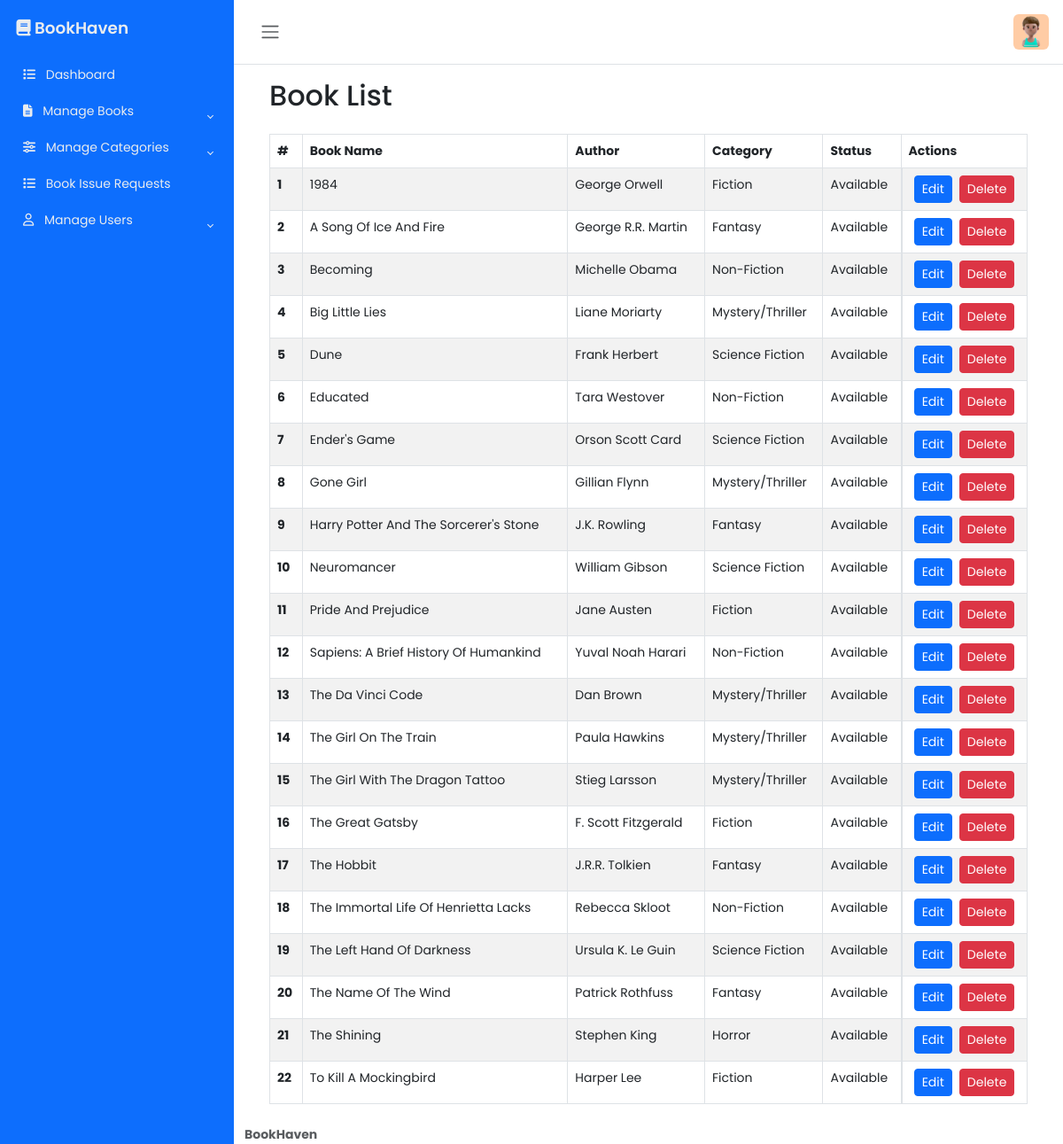
Screenshot of /manage/view-books.php (signed in) with the database file from the repository.
### tables this page shows
CREATE TABLE `books` (
  `book_id` int(11) NOT NULL,
  `book_name` varchar(255) NOT NULL,
  `book_image` varchar(100) NOT NULL,
  `book_category` int(11) NOT NULL,
  `book_author` int(11) NOT NULL,
  `book_status` int(11) NOT NULL
);

CREATE TABLE `book_authors` (
  `book_authors_id` int(11) NOT NULL,
  `author_name` varchar(50) NOT NULL
);

CREATE TABLE `book_categories` (
  `book_categories_id` int(11) NOT NULL,
  `book_categories_name` varchar(50) NOT NULL,
  `book_categories_status` int(11) NOT NULL
);

CREATE TABLE `book_status` (
  `book_status_id` int(11) NOT NULL,
  `status` enum('available','borrowed','unavailable') NOT NULL
);

### manage/view-books.php (the view, shortened to what this page needs)
<?php
    require_once "../database/dbh.php";
    $query = "SELECT
        b.book_id,
        b.book_name,
        b.book_image,
        c.book_categories_name AS book_category,
        a.author_name AS book_author,
        -- b.book_status
        s.status AS book_status,
        s.book_status_id AS book_status_id
        FROM
            books b
        JOIN
            book_categories c ON b.book_category = c.book_categories_id
        JOIN
            book_authors a ON b.book_author = a.book_authors_id
        JOIN
            book_status s ON b.book_status = s.book_status_id  -- Join with book_status table
        ORDER BY book_name ASC";
    $stmt = $pdo->prepare($query);
    $stmt->execute();
    $books = $stmt->fetchAll(PDO::FETCH_ASSOC);
?>
<!DOCTYPE html>
<html lang="en">
<head>
    <link href="https://cdn.jsdelivr.net/npm/bootstrap@5.3.3/dist/css/bootstrap.min.css" rel="stylesheet">
    <link rel="stylesheet" href="https://cdnjs.cloudflare.com/ajax/libs/twitter-bootstrap/5.3.0/css/bootstrap.min.css">
    <link rel="stylesheet" href="https://cdn.datatables.net/2.1.8/css/dataTables.bootstrap5.css">
    <link rel="stylesheet" href="../css/main.css">
</head>
<body>
<div class="wrapper">
        <?php include('../includes/sidebar.php'); ?>
        <div class="main">
            <?php include('../includes/navbar.php'); ?>
            <main class="content px-3 py-2">
            <div class="container-fluid">
                <div class="container mt-2">
                    <h2 class="mb-4">Book List</h2>
                    <div class="table-responsive">
                        <table id="myTable" class="table table-striped table-bordered">
                            <thead>
                                <tr>
                                    <th scope="col">#</th>
                                    <th scope="col">Book Name</th>
                                    <th scope="col">Author</th>
                                    <th scope="col">Category</th>
                                    <th scope="col">Status</th>
                                    <th scope="col">Actions</th>
                                </tr>
                            </thead>
                            <tbody>
                                <?php if (count($books) > 0): ?>
                                    <?php foreach ($books as $index => $book): ?>
                                        <tr>
                                            <th scope="row"><?php echo $index + 1; ?></th>
                                            <td class="text-truncate text-capitalize"><?php echo htmlspecialchars($book['book_name']); ?></td>
                                            <td class="text-truncate text-capitalize"><?php echo htmlspecialchars($book['book_author']); ?></td>
                                            <td class="text-truncate text-capitalize"><?php echo htmlspecialchars($book['book_category']); ?></td>
                                            <td class="text-truncate text-capitalize"><?php echo htmlspecialchars($book['book_status']); ?></td>
                                            <td class="d-flex flex-column flex-sm-row justify-content-center">
                                                <button class="btn edit-book btn-primary btn-sm mb-2 mb-sm-0 me-sm-2" data-bs-toggle="modal" data-bs-target="#editBookModal" data-book-id="<?php echo $book['book_id']; ?>" data-book-status="<?php echo $book['book_status_id']; ?>">Edit</button>
                                                <button class="btn delete-book btn-danger btn-sm" data-book-id="<?php echo $book['book_id']; ?>">Delete</button>
                                            </td>
                                        </tr>
                                    <?php endforeach; ?>
                                <?php else: ?>
                                    <tr>
                                        <td colspan="5" class="text-center">No records found</td>
                                    </tr>
                                <?php endif; ?>
                            </tbody>
                        </table>
                    </div>
                </div>
            </div>
        </main>
            <footer class="footer">
                <div class="container-fluid">
                    <div class="row text-muted">
                        <div class="col-12 text-start">
                            <p class="mb-0">
                                <a href="../pages/dashboard.php" class="text-muted">
                                    <strong>BookHaven</strong>
                                </a>
                            </p>
                        </div>
                    </div>
                </div>
            </footer>
        </div>
    </div>
</body>
</html>

### css/main.css (style rules this page uses)
body { font-family: 'Poppins', sans-serif; font-size: 0.875rem; opacity: 1; overflow-y: scroll; margin: 0; }
a { cursor: pointer; text-decoration: none; font-family: 'Poppins', sans-serif; }
.wrapper { align-items: stretch; display: flex; width: 100%; }
.main { display: flex; flex-direction: column; min-height: 100vh; min-width: 0; overflow: hidden; transition: all 0.35s ease-in-out; width: 100%; }
.content { flex: 1; max-width: 100vw; width: 100vw; }
@media (min-width:768px) { .content { max-width: auto; width: auto; } }

### rows the page displays
books: book_name "1984", book_author.author_name "George Orwell", book_category.book_categories_name "Fiction", book_status.status "Available"
books: book_name "A Song Of Ice And Fire", book_author.author_name "George R.R. Martin", book_category.book_categories_name "Fantasy", book_status.status "Available"
books: book_name "Becoming", book_author.author_name "Michelle Obama", book_category.book_categories_name "Non-Fiction", book_status.status "Available"
books: book_name "Big Little Lies", book_author.author_name "Liane Moriarty", book_category.book_categories_name "Mystery/Thriller", book_status.status "Available"
books: book_name "Dune", book_author.author_name "Frank Herbert", book_category.book_categories_name "Science Fiction", book_status.status "Available"
books: book_name "Educated", book_author.author_name "Tara Westover", book_category.book_categories_name "Non-Fiction", book_status.status "Available"
books: book_name "Ender's Game", book_author.author_name "Orson Scott Card", book_category.book_categories_name "Science Fiction", book_status.status "Available"
books: book_name "Gone Girl", book_author.author_name "Gillian Flynn", book_category.book_categories_name "Mystery/Thriller", book_status.status "Available"
books: book_name "Harry Potter And The Sorcerer's Stone", book_author.author_name "J.K. Rowling", book_category.book_categories_name "Fantasy", book_status.status "Available"
books: book_name "Neuromancer", book_author.author_name "William Gibson", book_category.book_categories_name "Science Fiction", book_status.status "Available"
books: book_name "Pride And Prejudice", book_author.author_name "Jane Austen", book_category.book_categories_name "Fiction", book_status.status "Available"
books: book_name "Sapiens: A Brief History Of Humankind", book_author.author_name "Yuval Noah Harari", book_category.book_categories_name "Non-Fiction", book_status.status "Available"
books: book_name "The Da Vinci Code", book_author.author_name "Dan Brown", book_category.book_categories_name "Mystery/Thriller", book_status.status "Available"
books: book_name "The Girl On The Train", book_author.author_name "Paula Hawkins", book_category.book_categories_name "Mystery/Thriller", book_status.status "Available"
books: book_name "The Girl With The Dragon Tattoo", book_author.author_name "Stieg Larsson", book_category.book_categories_name "Mystery/Thriller", book_status.status "Available"
books: book_name "The Great Gatsby", book_author.author_name "F. Scott Fitzgerald", book_category.book_categories_name "Fiction", book_status.status "Available"
books: book_name "The Hobbit", book_author.author_name "J.R.R. Tolkien", book_category.book_categories_name "Fantasy", book_status.status "Available"
books: book_name "The Immortal Life Of Henrietta Lacks", book_author.author_name "Rebecca Skloot", book_category.book_categories_name "Non-Fiction", book_status.status "Available"
books: book_name "The Left Hand Of Darkness", book_author.author_name "Ursula K. Le Guin", book_category.book_categories_name "Science Fiction", book_status.status "Available"
books: book_name "The Name Of The Wind", book_author.author_name "Patrick Rothfuss", book_category.book_categories_name "Fantasy", book_status.status "Available"
books: book_name "The Shining", book_author.author_name "Stephen King", book_category.book_categories_name "Horror", book_status.status "Available"
books: book_name "To Kill A Mockingbird", book_author.author_name "Harper Lee", book_category.book_categories_name "Fiction", book_status.status "Available"
